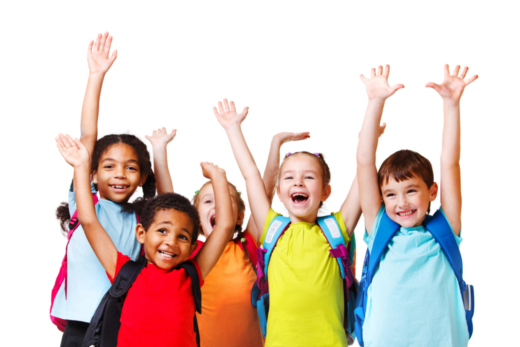
#> input picture yz2019/images/ornek.png, 520 x 347 px
$ python 02_blue.py
#> lines starting #> are read from the running program, lines starting #| are printed output that depends on the picture
import cv2
import matplotlib
import numpy as np

img = cv2.imread('./images/ornek.png', cv2.IMREAD_UNCHANGED)
#> img is the input picture: shape (347, 520, 4); mean B, G, R, A 194.7, 204.3, 220.4, 255
mavi = img[:, :, 0]
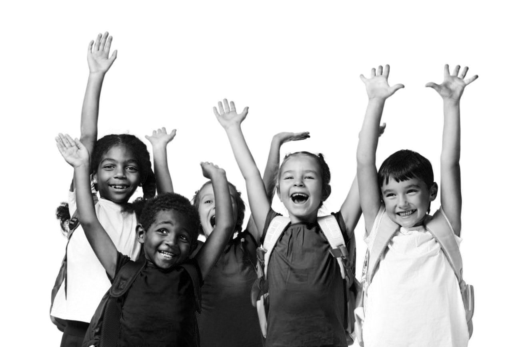
#> mavi: shape (347, 520); min 0, max 255, mean 194.7

mavi_img = np.zeros(img.shape)
mavi_img[:, :, 0] = mavi
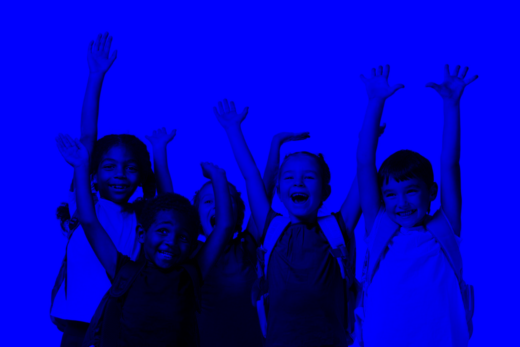
#> mavi_img: shape (347, 520, 4) float64; mean of channels 0, 1, 2, 3 194.7, 0, 0, 0; drawn as B, G, R
cv2.imshow('Siftah', img)
cv2.imshow('Mavi', mavi_img)
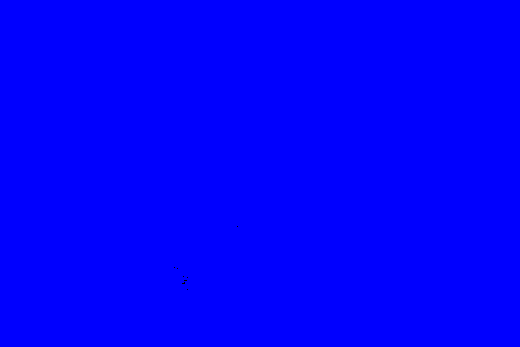
#> window 'Mavi': shape (347, 520, 4); mean B, G, R, A 255, 0, 0, 0
cv2.waitKey(0)
cv2.destroyAllWindows()
